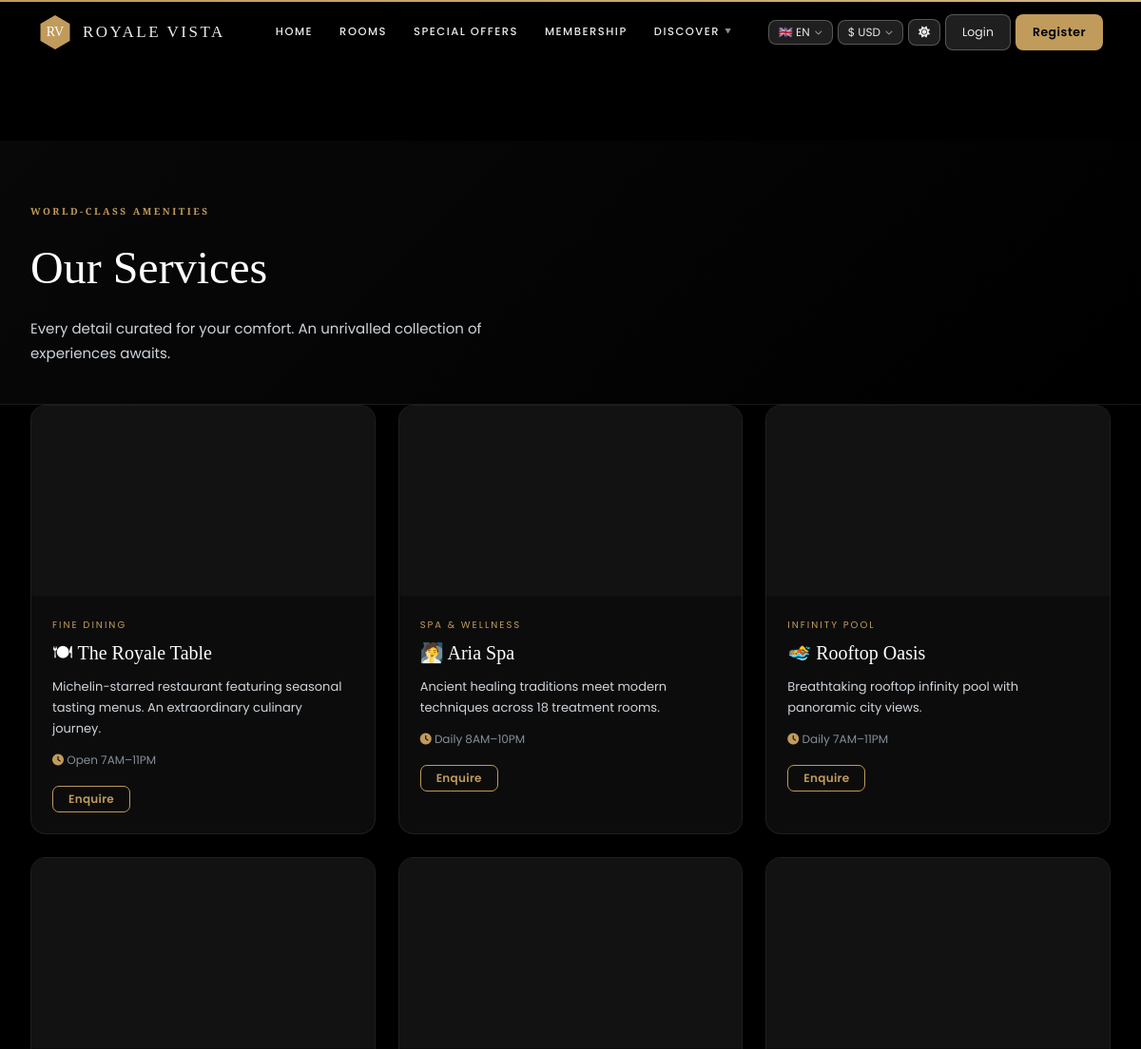
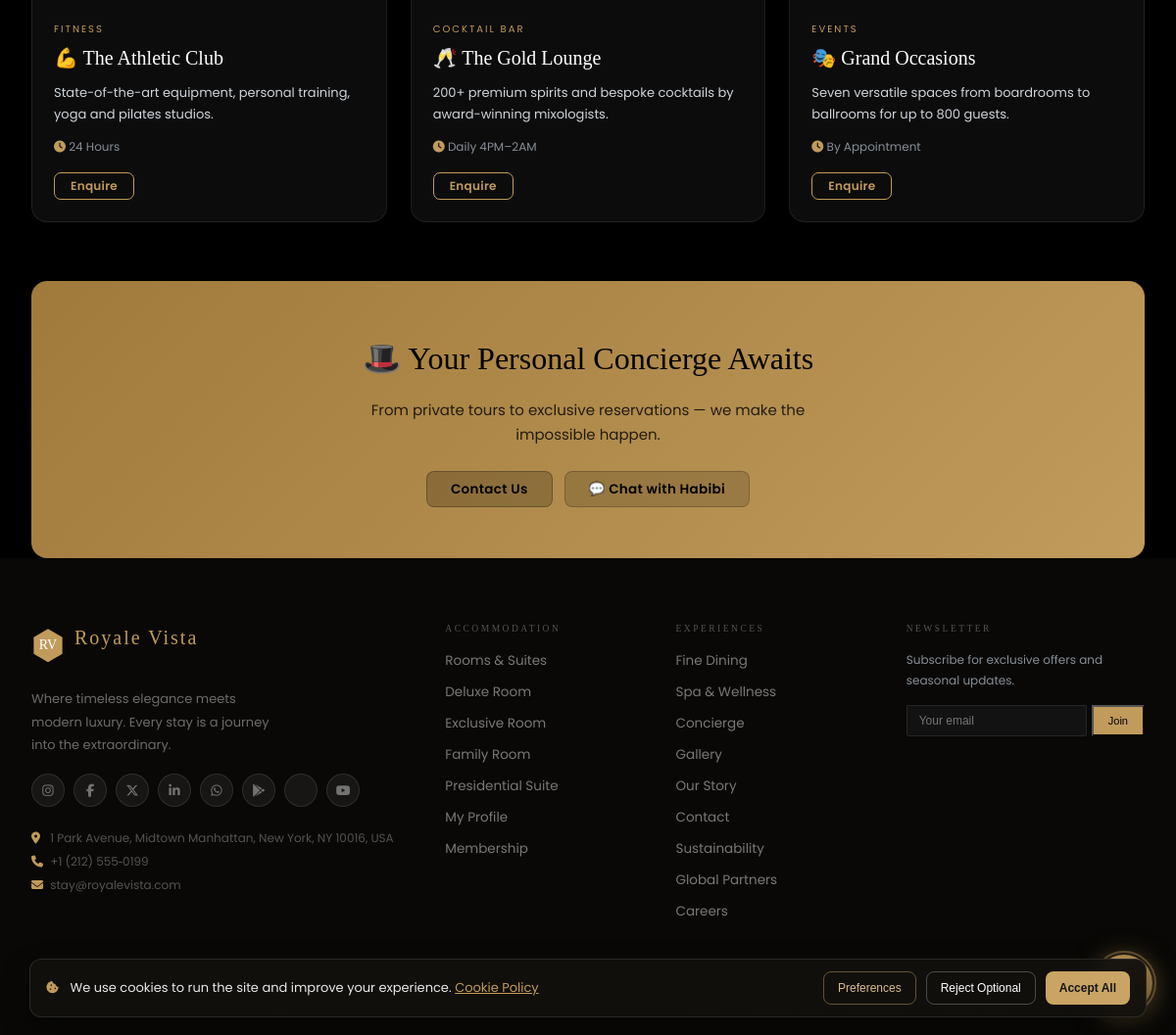
/services.php, run on the app's committed database (2 pictures, top to bottom).
### tables this page shows
CREATE TABLE IF NOT EXISTS `services_catalog` (
  `id` int NOT NULL AUTO_INCREMENT,
  `icon` varchar(20) DEFAULT NULL,
  `category` varchar(100) NOT NULL,
  `name` varchar(200) NOT NULL,
  `image_url` varchar(600) DEFAULT NULL,
  `description` text,
  `hours` varchar(120) DEFAULT NULL,
  `cta_link` varchar(300) DEFAULT NULL,
  `is_active` tinyint(1) DEFAULT '1',
  `sort_order` int DEFAULT '0',
  PRIMARY KEY (`id`)
);

### services.php (the view, shortened to what this page needs)
<?php
require __DIR__ . '/header.php';
try {
  $pdo->exec("CREATE TABLE IF NOT EXISTS services_catalog (
    id INT AUTO_INCREMENT PRIMARY KEY,
    icon VARCHAR(20) DEFAULT NULL,
    category VARCHAR(100) NOT NULL,
    name VARCHAR(200) NOT NULL,
    image_url VARCHAR(600) DEFAULT NULL,
    description TEXT,
    hours VARCHAR(120) DEFAULT NULL,
    cta_link VARCHAR(300) DEFAULT NULL,
    is_active TINYINT(1) DEFAULT 1,
    sort_order INT DEFAULT 0
  ) ENGINE=InnoDB DEFAULT CHARSET=utf8mb4");
} catch (Exception $e) {}
$services = [];
try {
  $services = $pdo->query("SELECT * FROM services_catalog WHERE is_active=1 ORDER BY sort_order,id")->fetchAll();
} catch (Exception $e) {}
?>
<div style="padding-top:80px">
  <div style="background:linear-gradient(135deg,var(--bg2),var(--bg));padding:60px 0 40px;border-bottom:1px solid var(--bdr2)"><div class="container">
    <div class="section-label">World-Class Amenities</div>
    <h1 style="font-family:var(--serif);font-size:clamp(28px,4vw,48px);font-weight:400;margin-bottom:10px">Our Services</h1>
    <p style="color:var(--text2);font-size:15px;max-width:560px;line-height:1.75">Every detail curated for your comfort. An unrivalled collection of experiences awaits.</p>
  </div></div>
  <div class="container section">
    <div class="grid-3">
      <?php foreach($services as $i=>$s):
        $icon = $s['icon'] ?? '✨'; $cat = $s['category'] ?? ''; $name = $s['name'] ?? '';
        $img = $s['image_url'] ?? ''; $desc = $s['description'] ?? ''; $hrs = $s['hours'] ?? '';
        $cta = $s['cta_link'] ?? ($B.'/contact.php');
      ?>
      <div class="svc-card" style="transition-delay:<?= ($i%3)*0.1 ?>s">
        <div class="svc-img"><img src="<?= htmlspecialchars($img) ?>" alt="<?= $name ?>" loading="lazy" onerror="this.style.display='none'"></div>
        <div style="padding:22px">
          <div style="font-size:10px;color:var(--gold);letter-spacing:2px;text-transform:uppercase;margin-bottom:4px"><?= $cat ?></div>
          <h3 style="font-family:var(--serif);font-size:20px;font-weight:400;margin-bottom:8px"><?= $icon ?> <?= $name ?></h3>
          <p style="font-size:13px;color:var(--text2);line-height:1.7;margin-bottom:12px"><?= $desc ?></p>
          <div style="font-size:12px;color:var(--muted);margin-bottom:16px"><i class="fas fa-clock" style="color:var(--gold)"></i> <?= $hrs ?></div>
          <a href="<?= htmlspecialchars($cta) ?>" class="btn btn-outline btn-sm">Enquire</a>
        </div>
      </div>
      <?php endforeach; ?>
    </div>
    <div style="background:linear-gradient(135deg,var(--gold-dk),var(--gold));border-radius:var(--radius-lg);padding:52px;text-align:center;margin-top:60px;color:#000">
      <h2 style="font-family:var(--serif);font-size:32px;font-weight:400;margin-bottom:12px">🎩 Your Personal Concierge Awaits</h2>
      <p style="font-size:15px;opacity:.8;max-width:480px;margin:0 auto 24px;line-height:1.7">From private tours to exclusive reservations — we make the impossible happen.</p>
      <div style="display:flex;gap:12px;justify-content:center;flex-wrap:wrap">
        <a href="<?= $B ?>/contact.php" class="btn" style="background:rgba(0,0,0,.2);color:#000;border:1px solid rgba(0,0,0,.25);font-weight:600">Contact Us</a>
        <button onclick="Habibi.toggle()" class="btn" style="background:rgba(0,0,0,.15);color:#000;border:1px solid rgba(0,0,0,.2)">💬 Chat with Habibi</button>
      </div>
    </div>
  </div>
</div>
<?php require __DIR__ . '/footer.php'; ?>

### css/animations.css (style rules this page uses)
body { animation: bodyFadeIn .4s ease; }

### services.php (style rules this page uses)
.svc-card { background:var(--card);border:1px solid var(--bdr2);border-radius:var(--radius-lg);overflow:hidden;transition:all var(--t) }
.svc-img { height:200px;overflow:hidden;background:var(--card2) }

### footer.php (style rules this page uses)
body { top: 0 !important; }

### data on the page
services_catalog: category "FINE DINING", icon "🍽", name "The Royale Table", description "Michelin-starred restaurant featuring seasonal tasting menus. An extraordinary culinary journey.", hours "Open 7AM–11PM"
services_catalog: category "SPA & WELLNESS", icon "🧖", name "Aria Spa", description "Ancient healing traditions meet modern techniques across 18 treatment rooms.", hours "Daily 8AM–10PM"
services_catalog: category "INFINITY POOL", icon "🏊", name "Rooftop Oasis", description "Breathtaking rooftop infinity pool with panoramic city views.", hours "Daily 7AM–11PM"
services_catalog: category "FITNESS", icon "💪", name "The Athletic Club", description "State-of-the-art equipment, personal training, yoga and pilates studios.", hours "24 Hours"
services_catalog: category "COCKTAIL BAR", icon "🥂", name "The Gold Lounge", description "200+ premium spirits and bespoke cocktails by award-winning mixologists.", hours "Daily 4PM–2AM"
services_catalog: category "EVENTS", icon "🎭", name "Grand Occasions", description "Seven versatile spaces from boardrooms to ballrooms for up to 800 guests.", hours "By Appointment"

### other printed values
t('home','Home') "HOME"
t('rooms','Rooms & Suites') "ROOMS"
t('offers','Offers') "SPECIAL OFFERS"
t('membership','Membership') "MEMBERSHIP"
t('discover','Discover') "DISCOVER"
LANGUAGES[$lang_]['flag'] "🇬🇧"
$lang_ "EN"
CURRENCIES[$curr]['symbol'] "$"
$curr "USD"
t('login','Login') "Login"
t('register','Register') "Register"
